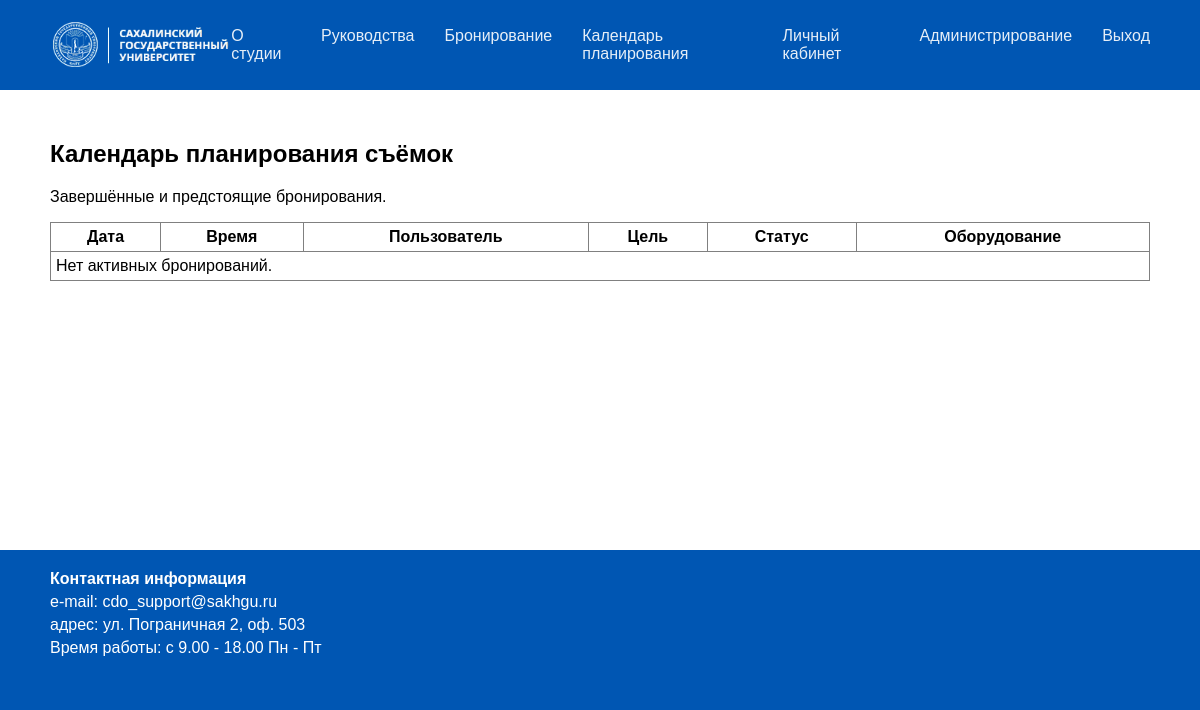
/bookings/schedule/ (signed in), run on an earlier commit of the app's database.
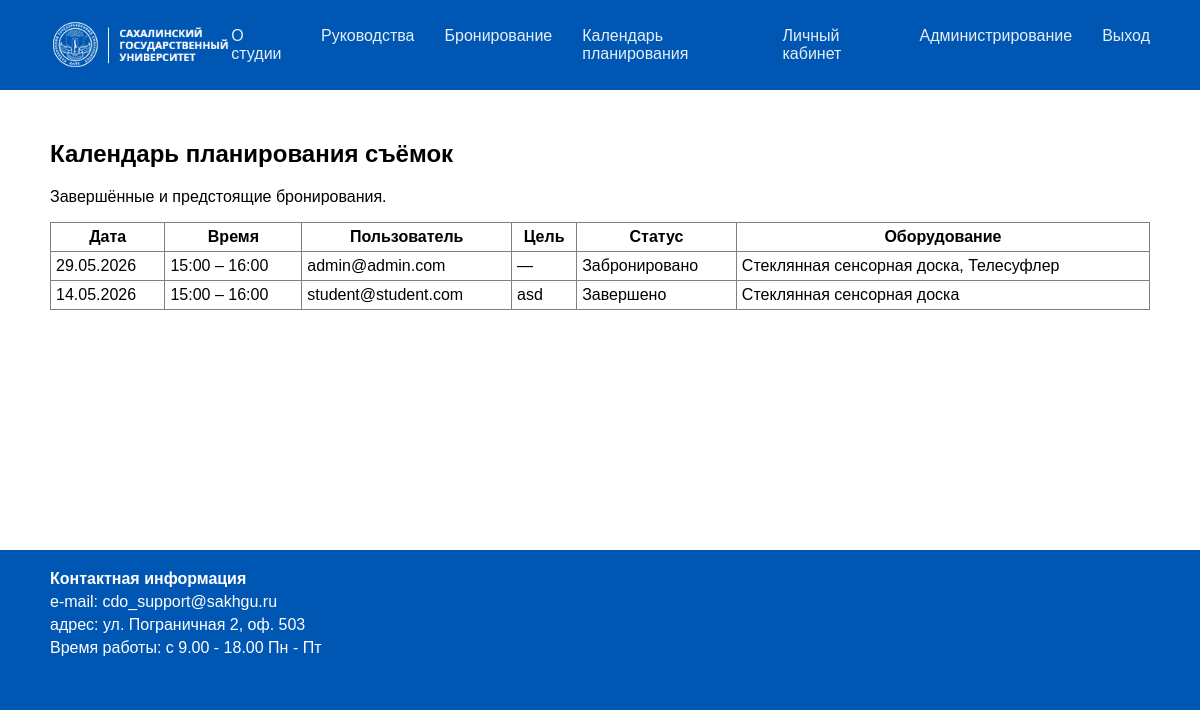
And on a later commit of the database.
### bookings/models.py (models this page shows, shortened)
class Booking(models.Model):
    class Status(models.TextChoices):
        BOOKED = 'booked', _('Забронировано')
        COMPLETED = 'completed', _('Завершено')
        CANCELLED = 'cancelled', _('Отменено')
    user = models.ForeignKey(
        settings.AUTH_USER_MODEL,
        on_delete=models.CASCADE,
        related_name='bookings',
        verbose_name=_('пользователь')
    )
    start_time = models.DateTimeField(_('начало'))
    end_time = models.DateTimeField(_('конец'))
    description = models.TextField(_('описание'), blank=True)
    equipment = models.ManyToManyField(
        Equipment,
        blank=True,
        verbose_name=_('оборудование')
    )
    status = models.CharField(
        _('статус'),
        max_length=20,
        choices=Status.choices,
        default=Status.BOOKED
    )
    created_at = models.DateTimeField(_('создана'), auto_now_add=True)
    class Meta:
        verbose_name = _('бронирование')
        verbose_name_plural = _('бронирования')
        ordering = ['-created_at']

class Equipment(models.Model):
    name = models.CharField(_('название'), max_length=100)
    class Meta:
        verbose_name = _('единица оборудования')
        verbose_name_plural = _('оборудование')

### accounts/models.py (models this page shows, shortened)
class CustomUser(AbstractUser):
    username = None
    email = models.EmailField(_('email address'), unique=True)
    middlename = models.CharField(_('отчество'), max_length=50, blank=True)
    phone = models.CharField(_('телефон'), max_length=15, blank=True)
    USERNAME_FIELD = 'email'
    REQUIRED_FIELDS = []  # при создании суперпользователя запросит только email и пароль
    objects = CustomUserManager()
    class Meta:
        verbose_name = _('пользователь')
        verbose_name_plural = _('пользователи')

### bookings/views.py (the view)
# urls.py: path('schedule/', views.schedule_view, name='schedule'),
@user_passes_test(is_teacher_or_admin, login_url='/accounts/login/')
def schedule_view(request):
    bookings = Booking.objects.filter(
        status__in=['completed', 'booked']
    ).select_related('user').prefetch_related('equipment').order_by('-start_time')
    return render(request, 'bookings/schedule.html', {'bookings': bookings})

### bookings/context_processors.py (called while the page is built)
def admin_dashboard_stats(request):
    if not request.user.is_authenticated or not request.user.is_staff:
        return {}
    total_bookings = Booking.objects.count()
    active_bookings = Booking.objects.filter(status='booked').count()
    total_users = CustomUser.objects.count()
    equipment_usage = Equipment.objects.annotate(
        usage_count=Count('booking')
    ).order_by('-usage_count')
    return {
        'total_bookings': total_bookings,
        'active_bookings': active_bookings,
        'total_users': total_users,
        'equipment_usage': equipment_usage,
    }

### bookings/views.py (called while the page is built)
def is_teacher_or_admin(user):
    return user.is_staff or user.groups.filter(name='Teachers').exists()

### bookings/templates/bookings/schedule.html (shortened to what this page needs)
{% extends 'base.html' %}
{% block content %}
<h2>Календарь планирования съёмок</h2>
<p>Завершённые и предстоящие бронирования.</p>
<table id="schedule-table" border="1" cellpadding="5" cellspacing="0" style="border-collapse: collapse; width: 100%;">
    <thead>
        <tr>
            <th>Дата</th>
            <th>Время</th>
            <th>Пользователь</th>
            <th>Цель</th>
            <th>Статус</th>
            <th>Оборудование</th>
        </tr>
    </thead>
    <tbody>
        {% for booking in bookings %}
        <tr>
            <td>{{ booking.start_time|date:"d.m.Y" }}</td>
            <td>{{ booking.start_time|date:"H:i" }} – {{ booking.end_time|date:"H:i" }}</td>
            <td>{{ booking.user.email }}</td>
            <td>{{ booking.description|default:"—" }}</td>
            <td>{{ booking.get_status_display }}</td>
            <td>
                {% for eq in booking.equipment.all %}
                    {{ eq.name }}{% if not forloop.last %}, {% endif %}
                {% empty %}
                    —
                {% endfor %}
            </td>
        </tr>
        {% empty %}
        <tr><td colspan="6">Нет активных бронирований.</td></tr>
        {% endfor %}
    </tbody>
</table>
{% endblock %}

### templates/base.html (shortened to what this page needs)
<!DOCTYPE html>
<html lang="ru">
<head>
</head>
<body>
    <header>
        {% load static %}
        <a href="{% url 'home' %}" style="text-decoration: none; color: inherit;">
            <div class="logo">
                <img src="{% static 'images/sakhgu_logo.png' %}" alt="Сахгу" style="height: 50px; vertical-align: middle;">
            </div>
        </a>
        <nav>
            <ul>
                <li><a href="{% url 'about' %}">О студии</a></li>
                <li><a href="{% url 'manual' %}">Руководства</a></li>
                {% if user.is_authenticated %}
                    <li><a href="{% url 'bookings:create_booking' %}">Бронирование</a></li>
                    {% if user.is_staff or user.groups.all.0.name == 'Teachers' %}
                        <li><a href="{% url 'bookings:schedule' %}">Календарь планирования</a></li>
                    {% endif %}
                    <li><a href="{% url 'profile' %}">Личный кабинет</a></li>
                    {% if user.is_staff %}
                        <li><a href="{% url 'admin:index' %}">Администрирование</a></li>
                    {% endif %}
                    <li><a href="{% url 'logout' %}">Выход</a></li>
                {% else %}
                    <li><a href="{% url 'login' %}">Вход</a></li>
                {% endif %}
            </ul>
        </nav>
    </header>
    <div class="container">
        {% block content %}{% endblock %}
    </div>
    <footer style="text-align: left; padding: 20px 50px;">
        <p style="margin: 0 0 5px 0;"><strong>Контактная информация</strong></p>
        <p style="margin: 0 0 5px 0;">e‑mail: cdo_support@sakhgu.ru</p>
        <p style="margin: 0 0 5px 0;">адрес: ул. Пограничная 2, оф. 503</p>
        <p style="margin: 0 0 5px 0;">Время работы: с 9.00 ‑ 18.00 Пн ‑ Пт</p>
    </footer>
</body>
</html>

### templates/base.html (style rules this page uses)
body { margin: 0; font-family: Arial, sans-serif; background-color: #0056b3; color: white; }
header { display: flex; justify-content: space-between; align-items: center; padding: 20px 50px; background-color: #0056b3; }
.logo { line-height: 1.2; }
nav ul { list-style: none; display: flex; gap: 30px; margin: 0; padding: 0; }
nav a { text-decoration: none; color: white; font-size: 16px; opacity: 0.9; }
.container { background-color: white; color: black; padding: 30px 50px; min-height: 400px; }
footer { background-color: #0056b3; padding: 20px 50px; text-align: center; color: white; }

What changed in the data, as far as the page shows it:
added Booking: start_time "29.05.2026", start_time "15:00", end_time "16:00", user.email "admin@admin.com", description "—", status "Забронировано"
now on this page (row unchanged): Equipment: name "Стеклянная сенсорная доска"
now on this page (row unchanged): Equipment: name "Телесуфлер", shown under "29.05.2026"
added Booking: start_time "14.05.2026", start_time "15:00", end_time "16:00", user.email "student@student.com", description "asd", status "Завершено"
Also different on the page:
text no longer shown: "Нет активных бронирований."
